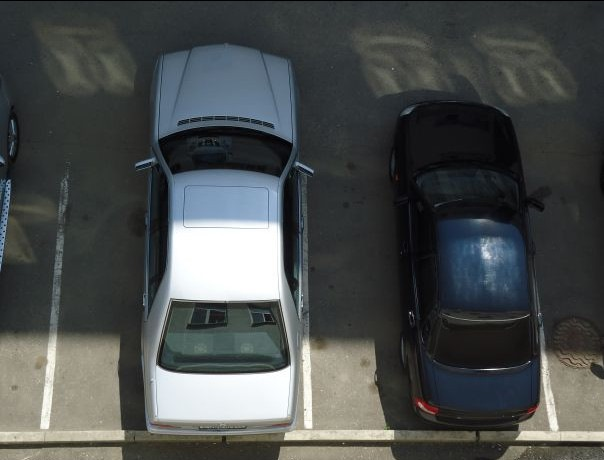
//> input picture detector/!old/HaarDetector/test_cars1.jpg, 604 x 460 px
$ ./main test_cars1.jpg   (built with g++ and OpenCV 4)
//> lines starting //> are read from the running program, lines starting //| are printed output that depends on the picture; after the words box and inside, x2 and y2 are one past the last pixel; in counts of white or black regions, pixels touching at a corner belong together
//
// Reads input image and finds cars with Haar cascade classifier.
//

#include <iostream>

#include <opencv2/imgproc/imgproc.hpp>
#include <opencv2/highgui/highgui.hpp>
#include <opencv2/objdetect/objdetect.hpp>

static
int usage() {
	std::cout << "usage: HaarDetector <input_image>" << std::endl << "  cascade file 'cars3.xml' must present near the binary" << std::endl;
	return 1;
}

int main(int argc, const char** argv) {
	if (argc != 2)
		return usage();

	const std::string strCascadeFileName = "cars3.xml";  // Not acceptable for our examples!
	const std::string strImageFileName = argv[1];
	assert(!strImageFileName.empty());

	cv::Mat image = cv::imread(strImageFileName, cv::IMREAD_COLOR);
//> image is the input picture: 460 rows x 604 cols, CV_8UC3; mean B, G, R 77.2, 77.7, 73.9
	if (!image.data) {
		std::cerr << "Error loading image " << strImageFileName << std::endl;
		return usage();
	}

	std::cout << "Processing image: " << strImageFileName << std::endl;;

	cv::Mat grayImage;
	cv::cvtColor(image, grayImage, cv::COLOR_BGR2GRAY);
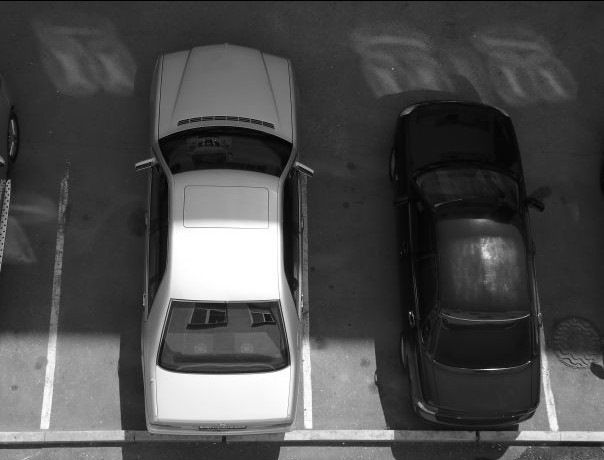
//> grayImage: 460 rows x 604 cols, CV_8UC1; min 0, max 255, mean 76.5
	cv::equalizeHist(grayImage, grayImage);
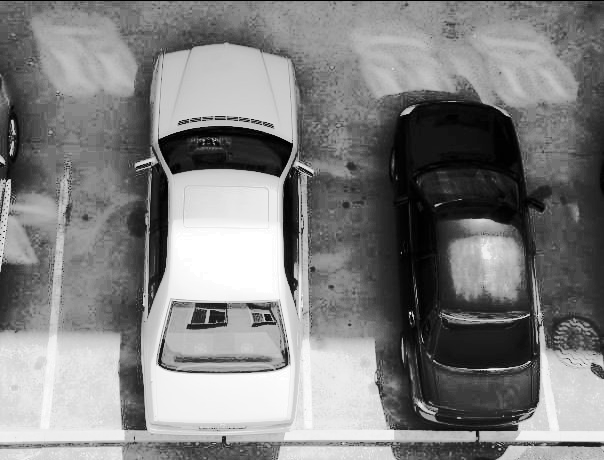
//> grayImage: 460 rows x 604 cols, CV_8UC1; min 0, max 255, mean 129

	cv::CascadeClassifier cascade;
	if (!cascade.load(strCascadeFileName)) {
		std::cerr << "Error loading cascade file " << strCascadeFileName << std::endl;
		return usage();
	}

	std::vector<cv::Rect> cars;
	cascade.detectMultiScale(grayImage, cars, 1.1, 1);
//> cars = 6 Rects (x, y, width, height): [252, 356, 24, 24], [498, 414, 24, 24], [223, 351, 33, 33], [177, 297, 46, 46], [238, 292, 52, 52], [136, 268, 149, 149]
	std::cout << "Found cars count: " << cars.size() << std::endl;
//| Found cars count: 6

	for (size_t i = 0; i < cars.size(); ++i)
		cv::rectangle(image, cars[i], cv::Scalar(0, 0, 255));
//> this loop made 6 passes
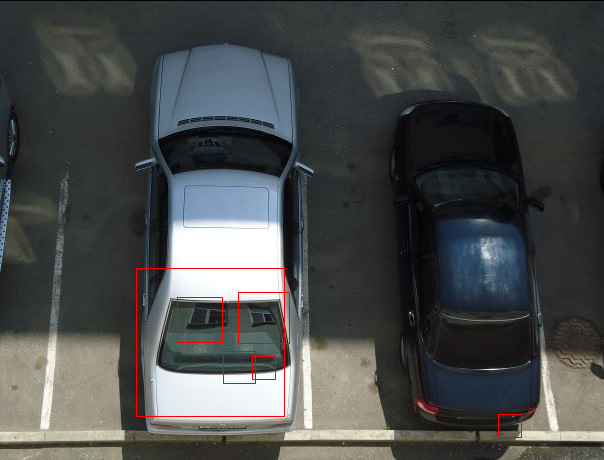
//> image: 460 rows x 604 cols, CV_8UC3; 0.46% of pixels changed, all inside (x1, y1, x2, y2) = (136, 268, 522, 438)

/*
	CvSize img_size = cvGetSize(img);
    CvSeq *object = cvHaarDetectObjects(
      img,
      cascade,
      storage,
      1.1, //1.1,//1.5, //-------------------SCALE FACTOR
      1, //2        //------------------MIN NEIGHBOURS
      0, //CV_HAAR_DO_CANNY_PRUNING
      cvSize(0,0),//cvSize( 30,30), // ------MINSIZE
      img_size //cvSize(70,70)//cvSize(640,480)  //---------MAXSIZE
      );
*/

	cv::namedWindow("the image");
	cv::imshow("the image", image);

	cv::waitKey(0);
	return 0;
}
